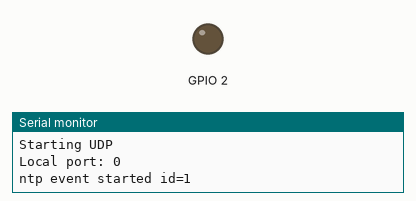
Simulated run of this sketch. Board: ESP8266 (NodeMCU). Parts: output pins drawn as LEDs (lit = HIGH), the last lines printed to the serial monitor. WiFi joins after 1.5 s; servers stay silent unless stated.

Above: at 7.1 s.
At 14.01 s:
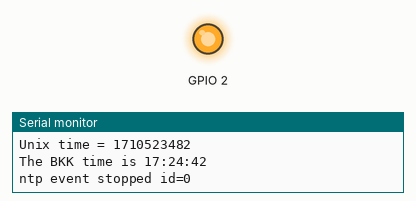
Timing chart, 0 to 14.5 s (numbered marks = the images above):
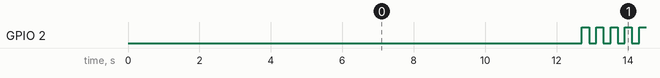

Measured:
- by itself, GPIO 2: repeats every 10.0 s: HIGH 2.6 s, 18 × (LOW 0.20 s, HIGH 0.20 s), LOW 0.20 s
- by itself, everything shown: repeats every 10.0 s, in 38 steps

The sketch:

GetNTPonBoot.ino
```cpp
#include <ESP8266WiFi.h>
#include <WiFiUdp.h>

char ssid[] = "SSID";  //  your network SSID (name)
char pass[] = "PASSWORD";       // your network password


unsigned int localPort = 2390;      // local port to listen for UDP packets

/* Don't hardwire the IP address or we won't get the benefits of the pool.
 *  Lookup the IP address for the host name instead */
IPAddress timeServerIP(192, 168, 0, 2); // time.nist.gov NTP server
//IPAddress timeServerIP; // time.nist.gov NTP server address
//const char* ntpServerName = "time.nist.gov";

const int NTP_PACKET_SIZE = 48; // NTP time stamp is in the first 48 bytes of the message

byte packetBuffer[ NTP_PACKET_SIZE]; //buffer to hold incoming and outgoing packets

// A UDP instance to let us send and receive packets over UDP
WiFiUDP udp;

#include "Timer.h"
Timer t;
int ntpEvent;
int toggleEvent;
int updateInterval = 10000;//millisec.

unsigned int h;
unsigned int m;
unsigned int s;

void setup()
{
  pinMode(LED_BUILTIN, OUTPUT);     // Initialize the LED_BUILTIN pin as an output

  Serial.begin(115200);
  Serial.println();
  Serial.println();

  // We start by connecting to a WiFi network
  Serial.print("Connecting to ");
  Serial.println(ssid);
  WiFi.begin(ssid, pass);

  while (WiFi.status() != WL_CONNECTED) {
    delay(500);
    Serial.print(".");
  }
  Serial.println("");

  Serial.println("WiFi connected");
  Serial.println("IP address: ");
  Serial.println(WiFi.localIP());

  Serial.println("Starting UDP");
  udp.begin(localPort);
  Serial.print("Local port: ");
  Serial.println(udp.localPort());

  int ntpEvent = t.every(10000, getNTP);
  Serial.print("ntp event started id=");
  Serial.println(ntpEvent);
}

void loop()
{
  t.update();
}

void blinking(){
  int n;
  for (n = 1; n < 20 ; n++){
    digitalWrite(LED_BUILTIN, LOW);   // Turn the LED on (Note that LOW is the voltage level
    delay(200);                      // Wait for a second
    digitalWrite(LED_BUILTIN, HIGH);  // Turn the LED off by making the voltage HIGH
    delay(200);                      // Wait for two seconds (to demonstrate the active low LED)
  }
}

void getNTP()
{

  //get a random server from the pool
  //WiFi.hostByName(ntpServerName, timeServerIP);

  sendNTPpacket(timeServerIP); // send an NTP packet to a time server
  // wait to see if a reply is available
  delay(1000);

  int cb = udp.parsePacket();
  if (!cb) {
    Serial.println("no packet yet");
  }
  else {
    Serial.print("packet received, length=");
    Serial.println(cb);
    // We've received a packet, read the data from it
    udp.read(packetBuffer, NTP_PACKET_SIZE); // read the packet into the buffer

    //the timestamp starts at byte 40 of the received packet and is four bytes,
    // or two words, long. First, esxtract the two words:

    unsigned long highWord = word(packetBuffer[40], packetBuffer[41]);
    unsigned long lowWord = word(packetBuffer[42], packetBuffer[43]);
    // combine the four bytes (two words) into a long integer
    // this is NTP time (seconds since Jan 1 1900):
    unsigned long secsSince1900 = highWord << 16 | lowWord;
    Serial.print("Seconds since Jan 1 1900 = " );
    Serial.println(secsSince1900);

    // now convert NTP time into everyday time:
    Serial.print("Unix time = ");
    // Unix time starts on Jan 1 1970. In seconds, that's 2208988800:
    const unsigned long seventyYears = 2208988800UL;
    // subtract seventy years:
    unsigned long epoch = secsSince1900 - seventyYears + (7 * 60 * 60);
    // print Unix time:
    Serial.println(epoch);


    // print the hour, minute and second:
    Serial.print("The BKK time is ");       // UTC is the time at Greenwich Meridian (GMT)
    h = (epoch  % 86400L) / 3600;
    Serial.print(h); // print the hour (86400 equals secs per day)
    Serial.print(':');
    m = (epoch  % 3600) / 60;
    if ( m < 10 ) {
      // In the first 10 minutes of each hour, we'll want a leading '0'
      Serial.print('0');
    }
    Serial.print(m); // print the minute (3600 equals secs per minute)
    Serial.print(':');
    s = (epoch  % 60);
    if ( s < 10 ) {
      // In the first 10 seconds of each minute, we'll want a leading '0'
      Serial.print('0');
    }
    Serial.println(s); // print the second

    t.stop(ntpEvent);
    Serial.print("ntp event stopped id=");
    Serial.println(ntpEvent);

    blinking();

    toggleEvent = t.every(updateInterval, timeCheck);
    Serial.print("On/OFF event started id=");
    Serial.println(toggleEvent);

  }
}

void timeCheck()
{
  Serial.println("Checking...");
  s = s + (updateInterval / 1000);
  if((s / 60) > 0) {
    s = s % 60;
    m++;
    if(m == 60){
      m = 0;
      h++;
      if(h == 24) h = 0;
    }
  }
  Serial.print(h); // print the hour (86400 equals secs per day)
  Serial.print(':');
  if ( m < 10 ) {
    // In the first 10 minutes of each hour, we'll want a leading '0'
    Serial.print('0');
  }
  Serial.print(m); // print the minute (3600 equals secs per minute)
  Serial.print(':');
  if ( s < 10 ) {
    // In the first 10 seconds of each minute, we'll want a leading '0'
    Serial.print('0');
  }
  Serial.println(s); // print the second

  if(h == 0 & m == 0 & s == 0) ESP.restart();
}

// send an NTP request to the time server at the given address
unsigned long sendNTPpacket(IPAddress& address)
{
  Serial.println("sending NTP packet...");
  // set all bytes in the buffer to 0
  memset(packetBuffer, 0, NTP_PACKET_SIZE);
  // Initialize values needed to form NTP request
  // (see URL above for details on the packets)
  packetBuffer[0] = 0b11100011;   // LI, Version, Mode
  packetBuffer[1] = 0;     // Stratum, or type of clock
  packetBuffer[2] = 6;     // Polling Interval
  packetBuffer[3] = 0xEC;  // Peer Clock Precision
  // 8 bytes of zero for Root Delay & Root Dispersion
  packetBuffer[12]  = 49;
  packetBuffer[13]  = 0x4E;
  packetBuffer[14]  = 49;
  packetBuffer[15]  = 52;

  // all NTP fields have been given values, now
  // you can send a packet requesting a timestamp:
  udp.beginPacket(address, 123); //NTP requests are to port 123
  udp.write(packetBuffer, NTP_PACKET_SIZE);
  udp.endPacket();
}
```
